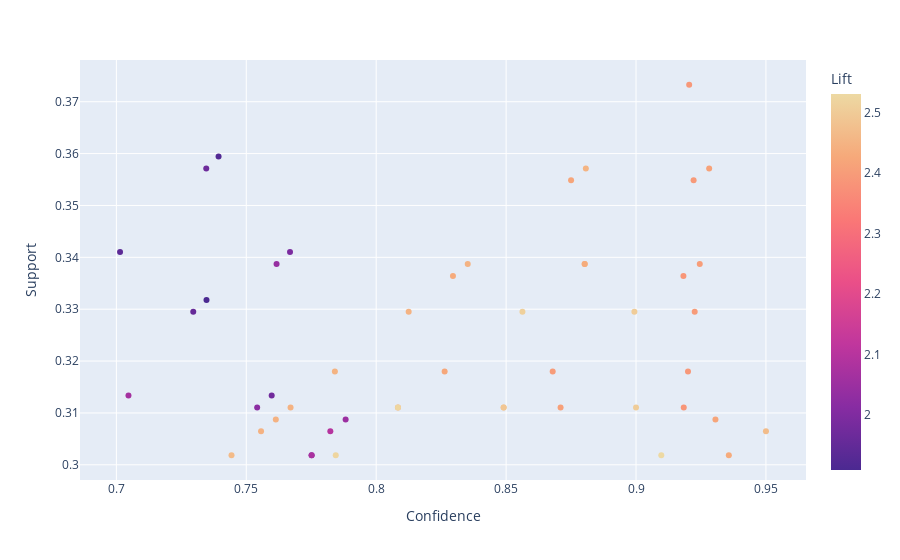

The notebook cell this image was saved under:
### Code cell
#Plotting the generated rules
rules_df = pd.DataFrame(associationRules, columns = ['LHS', 'RHS', 'Support','Confidence', 'Lift'])
import plotly.express as px
fig = px.scatter(rules_df, x = 'Confidence', y = 'Support', color = 'Lift',
                hover_data = ['LHS', 'RHS'], color_continuous_scale = 'agsunset')
fig.show()

### Figure 1 — Plotly figure (JSON) as saved in the notebook; plotly's stock layout.template omitted (floating-point values rounded to 4 significant figures; data arrays with more than 128 entries replaced by an {"elided": "..."} marker saying what was removed)
{"data": [{"customdata": {"elided": "49 rows, 183 str values in total"}, "hovertemplate": "Confidence=%{x}<br>Support=%{y}<br>LHS=%{customdata[0]}<br>RHS=%{customdata[1]}<br>Lift=%{marker.color}<extra></extra>", "legendgroup": "", "marker": {"color": [2.048, 1.921, 2.392, 1.939, 1.993, 2.419, 2.397, 2.096, 2.448, 2.469, 1.968, 2.45, 2.412, 1.909, 2.014, 2.433, 2.386, 2.448, 2.418, 2.449, 2.04, 2.449, 2.433, 2.403, 2.066, 1.975, 2.448, 2.423, 2.399, 2.391, 2.449, 2.511, 1.955, 2.502, 2.398, 2.466, 2.522, 2.077, 2.531, 2.432, 2.448, 2.436, 2.524, 2.49, 2.49, 2.02, 2.504, 2.408, 2.387], "coloraxis": "coloraxis", "symbol": "circle"}, "mode": "markers", "name": "", "orientation": "v", "showlegend": false, "type": "scatter", "x": [0.7882, 0.7393, 0.9205, 0.7014, 0.7668, 0.875, 0.9222, 0.7824, 0.7557, 0.95, 0.7346, 0.8807, 0.9281, 0.7347, 0.7751, 0.8295, 0.9182, 0.7614, 0.9306, 0.8352, 0.7617, 0.8802, 0.8802, 0.9245, 0.7047, 0.7598, 0.7841, 0.8263, 0.8679, 0.92, 0.8125, 0.8563, 0.7296, 0.8994, 0.9226, 0.7443, 0.7844, 0.7751, 0.9097, 0.9357, 0.767, 0.8084, 0.8084, 0.8491, 0.8491, 0.7542, 0.9, 0.871, 0.9184], "xaxis": "x", "y": [0.3088, 0.3594, 0.3733, 0.341, 0.341, 0.3548, 0.3548, 0.3065, 0.3065, 0.3065, 0.3571, 0.3571, 0.3571, 0.3318, 0.3018, 0.3364, 0.3364, 0.3088, 0.3088, 0.3387, 0.3387, 0.3387, 0.3387, 0.3387, 0.3134, 0.3134, 0.318, 0.318, 0.318, 0.318, 0.3295, 0.3295, 0.3295, 0.3295, 0.3295, 0.3018, 0.3018, 0.3018, 0.3018, 0.3018, 0.3111, 0.3111, 0.3111, 0.3111, 0.3111, 0.3111, 0.3111, 0.3111, 0.3111], "yaxis": "y"}], "layout": {"coloraxis": {"colorbar": {"title": {"text": "Lift"}}, "colorscale": [[0, "rgb(75, 41, 145)"], [0.1667, "rgb(135, 44, 162)"], [0.3333, "rgb(192, 54, 157)"], [0.5, "rgb(234, 79, 136)"], [0.6667, "rgb(250, 120, 118)"], [0.8333, "rgb(246, 169, 122)"], [1, "rgb(237, 217, 163)"]]}, "legend": {"tracegroupgap": 0}, "margin": {"t": 60}, "xaxis": {"anchor": "y", "domain": [0, 1], "title": {"text": "Confidence"}}, "yaxis": {"anchor": "x", "domain": [0, 1], "title": {"text": "Support"}}}}
